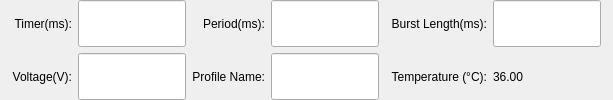
               <widget class="QWidget" name="widget_6" native="true">
                <layout class="QGridLayout" name="gridLayout_2" columnstretch="0,0,0,0,0,0">
                 <property name="leftMargin">
                  <number>12</number>
                 </property>
                 <property name="topMargin">
                  <number>0</number>
                 </property>
                 <property name="rightMargin">
                  <number>12</number>
                 </property>
                 <property name="bottomMargin">
                  <number>0</number>
                 </property>
                 <item row="0" column="0">
                  <widget class="QLabel" name="label_7">
                   <property name="text">
                    <string>Timer(ms):</string>
                   </property>
                   <property name="alignment">
                    <set>Qt::AlignRight|Qt::AlignTrailing|Qt::AlignVCenter</set>
                   </property>
                  </widget>
                 </item>
                 <item row="0" column="1">
                  <widget class="QLineEdit" name="lblTimer2">
                   <property name="sizePolicy">
                    <sizepolicy hsizetype="Expanding" vsizetype="Preferred">
                     <horstretch>0</horstretch>
                     <verstretch>0</verstretch>
                    </sizepolicy>
                   </property>
                  </widget>
                 </item>
                 <item row="0" column="2">
                  <widget class="QLabel" name="label_10">
                   <property name="text">
                    <string>  Period(ms):</string>
                   </property>
                   <property name="alignment">
                    <set>Qt::AlignRight|Qt::AlignTrailing|Qt::AlignVCenter</set>
                   </property>
                  </widget>
                 </item>
                 <item row="0" column="3">
                  <widget class="QLineEdit" name="lblPeriod2">
                   <property name="sizePolicy">
                    <sizepolicy hsizetype="Expanding" vsizetype="Preferred">
                     <horstretch>0</horstretch>
                     <verstretch>0</verstretch>
                    </sizepolicy>
                   </property>
                  </widget>
                 </item>
                 <item row="0" column="4">
                  <widget class="QLabel" name="label_16">
                   <property name="text">
                    <string>  Burst Length(ms):</string>
                   </property>
                   <property name="alignment">
                    <set>Qt::AlignRight|Qt::AlignTrailing|Qt::AlignVCenter</set>
                   </property>
                  </widget>
                 </item>
                 <item row="0" column="5">
                  <widget class="QLineEdit" name="lblBurstLen">
                   <property name="sizePolicy">
                    <sizepolicy hsizetype="Expanding" vsizetype="Preferred">
                     <horstretch>0</horstretch>
                     <verstretch>0</verstretch>
                    </sizepolicy>
                   </property>
                  </widget>
                 </item>
                 <item row="1" column="0">
                  <widget class="QLabel" name="label_19">
                   <property name="text">
                    <string>Voltage(V):</string>
                   </property>
                   <property name="alignment">
                    <set>Qt::AlignRight|Qt::AlignTrailing|Qt::AlignVCenter</set>
                   </property>
                  </widget>
                 </item>
                 <item row="1" column="1">
                  <widget class="QLineEdit" name="lblVoltage2">
                   <property name="sizePolicy">
                    <sizepolicy hsizetype="Expanding" vsizetype="Preferred">
                     <horstretch>0</horstretch>
                     <verstretch>0</verstretch>
                    </sizepolicy>
                   </property>
                  </widget>
                 </item>
                 <item row="1" column="4">
                  <widget class="QLabel" name="label_17">
                   <property name="text">
                    <string>  Temperature (°C):</string>
                   </property>
                   <property name="alignment">
                    <set>Qt::AlignRight|Qt::AlignTrailing|Qt::AlignVCenter</set>
                   </property>
                  </widget>
                 </item>
                 <item row="1" column="5">
                  <widget class="QLabel" name="lblTemp2">
                   <property name="text">
                    <string>36.00</string>
                   </property>
                  </widget>
                 </item>
                 <item row="1" column="2">
                  <widget class="QLabel" name="label_18">
                   <property name="text">
                    <string>Profile Name:</string>
                   </property>
                   <property name="alignment">
                    <set>Qt::AlignRight|Qt::AlignTrailing|Qt::AlignVCenter</set>
                   </property>
                  </widget>
                 </item>
                 <item row="1" column="3">
                  <widget class="QLineEdit" name="lblName2">
                   <property name="sizePolicy">
                    <sizepolicy hsizetype="Expanding" vsizetype="Preferred">
                     <horstretch>0</horstretch>
                     <verstretch>0</verstretch>
                    </sizepolicy>
                   </property>
                  </widget>
                 </item>
                </layout>
               </widget>
